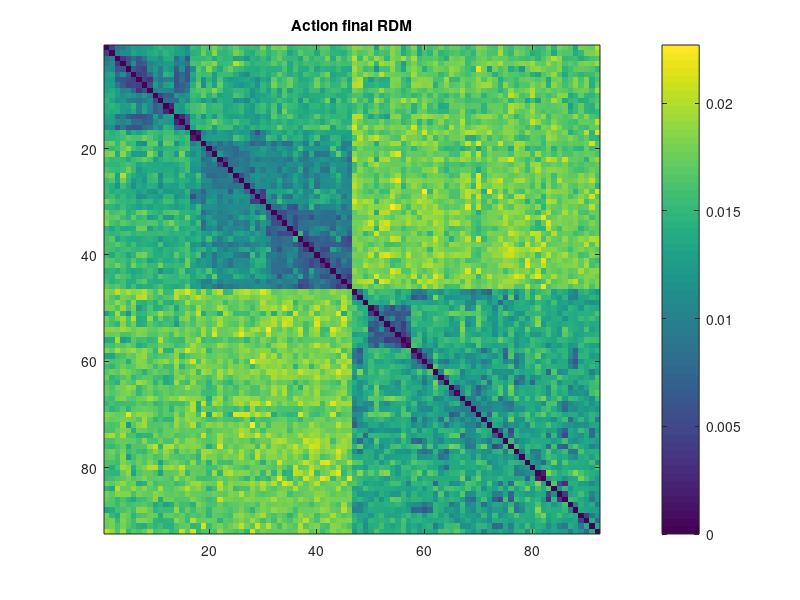

MATLAB code for this plot:
%% Random image RDM selection
clear all;close all;clc;
rng(0);

estimated_rdm = load ('estimate_RDM_behav_action.mat');  
comparisons = estimated_rdm.estimate_RDM_a;

nStimuli=92;
nComparisons = ((nStimuli^2)-nStimuli)/2; % counts only one way and not the same imgs

rdm = NaN(92,92);

countComparison=0;
for img_1 = 1:nStimuli-1
	for img_2 = img_1+1:nStimuli
        countComparison=countComparison+1;
        
        rdm(img_1,img_2) = comparisons(countComparison); 
        rdm(img_2,img_1) = comparisons(countComparison);
            
    end   
end
for imag = 1:92
    rdm(imag,imag)=0;
end

figure(); image(rdm,'CDataMapping','scaled');C = colorbar;title('Action final RDM');caxis([0 0.0227]);
save('final_RDM_action','rdm');